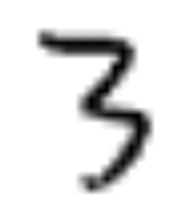
#> input picture learn-decisiontree/3.png, 196 x 197 px
$ jupyter execute decision-tree.ipynb   (shell and % lines are left out)
#> lines starting #> are read from the running program, lines starting #| are printed output that depends on the picture
[cell 1]
import numpy as np
import matplotlib.pyplot as plt
import seaborn as sns; sns.set()

[cell 2]
from sklearn.datasets import make_blobs

X, y = make_blobs(n_samples=100, centers=4,
                  random_state=0, cluster_std=1.0)
plt.scatter(X[:, 0], X[:, 1], c=y, s=50, cmap='rainbow');
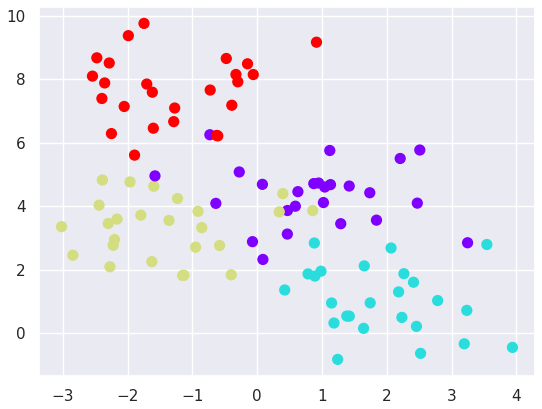
#> figure drawn by matplotlib, 1 panel

[cell 3]
from sklearn.tree import DecisionTreeClassifier

[cell 4]
def visualize_classifier(model, X, y, ax=None, cmap='rainbow'):
    ax = ax or plt.gca()

    # Plot the training points
    ax.scatter(X[:, 0], X[:, 1], c=y, s=30, cmap=cmap,
               clim=(y.min(), y.max()), zorder=3)
    ax.axis('tight')
    ax.axis('off')
    xlim = ax.get_xlim()
    ylim = ax.get_ylim()

    # fit the estimator
    model.fit(X, y)
    xx, yy = np.meshgrid(np.linspace(*xlim, num=200),
                         np.linspace(*ylim, num=200))
    Z = model.predict(np.c_[xx.ravel(), yy.ravel()]).reshape(xx.shape)

    # Create a color plot with the results
    n_classes = len(np.unique(y))
    contours = ax.contourf(xx, yy, Z, alpha=0.3,
                           levels=np.arange(n_classes + 1) - 0.5,
                           cmap=cmap, clim=(y.min(), y.max()),
                           zorder=1)

    ax.set(xlim=xlim, ylim=ylim)

[cell 5]
visualize_classifier(DecisionTreeClassifier(), X, y)
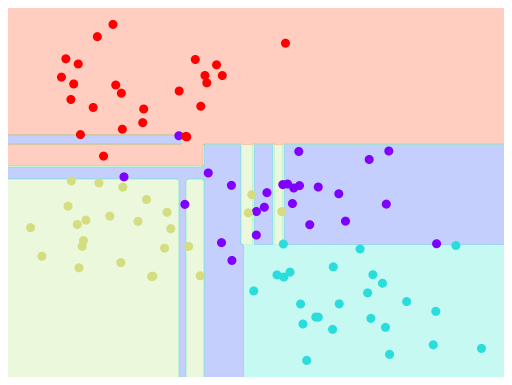
#> figure drawn by matplotlib, 1 panel

[cell 6]
from sklearn.tree import DecisionTreeClassifier
from sklearn.ensemble import BaggingClassifier

tree = DecisionTreeClassifier()
bag = BaggingClassifier(tree, n_estimators=200, max_samples=0.8, random_state=1)

bag.fit(X, y)
visualize_classifier(bag, X, y)
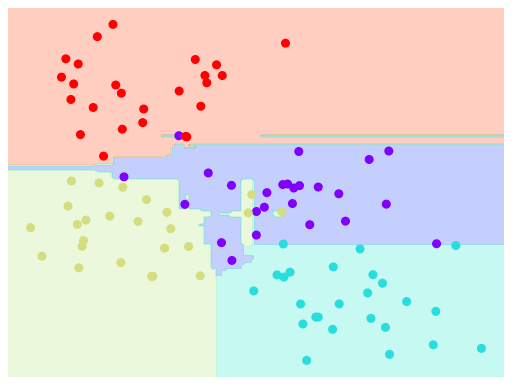
#> figure drawn by matplotlib, 1 panel

[cell 7]
from sklearn.ensemble import RandomForestClassifier

model = RandomForestClassifier(n_estimators=10, random_state=0)
visualize_classifier(model, X, y);
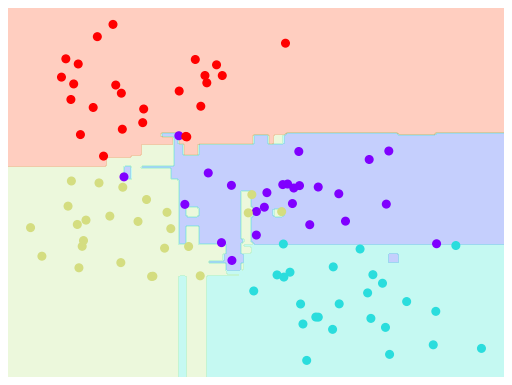
#> figure drawn by matplotlib, 1 panel

[cell 8]
rng = np.random.RandomState(42)
x = 10 * rng.rand(100)
def model(x, sigma=0.3):
    fast_oscillation = np.sin(5 * x)
    slow_oscillation = np.sin(0.5 * x)
    noise = sigma * rng.randn(len(x))

    return slow_oscillation + fast_oscillation + noise

y = model(x)
plt.errorbar(x, y, 0.3, fmt='o');
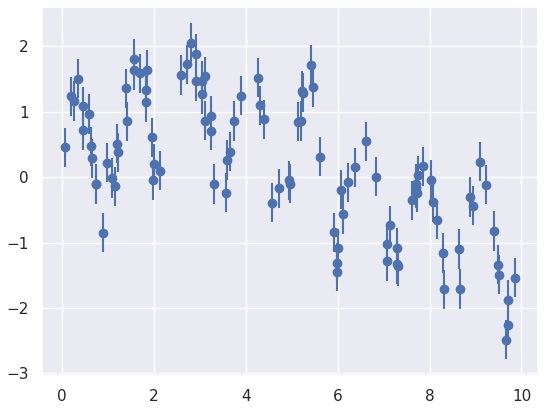
#> figure drawn by matplotlib, 1 panel

[cell 9]
from sklearn.ensemble import RandomForestRegressor
forest = RandomForestRegressor(200)
forest.fit(x[:, None], y)

xfit = np.linspace(0, 10, 1000)
yfit = forest.predict(xfit[:, None])
ytrue = model(xfit, sigma=0)

plt.errorbar(x, y, 0.3, fmt='o', alpha=0.5)
plt.plot(xfit, yfit, '-r');
plt.plot(xfit, ytrue, '-k', alpha=0.5);
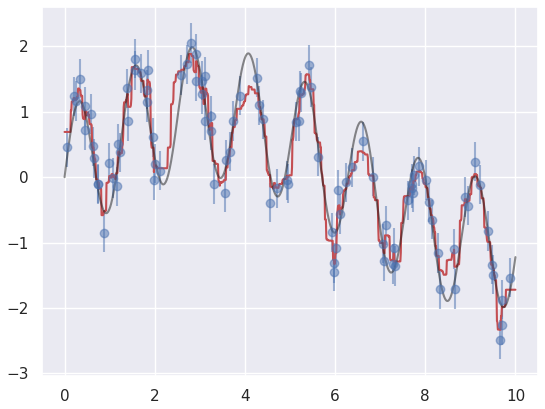
#> figure drawn by matplotlib, 1 panel; curve peaks at x = 2.76, y = 1.88; curve peaks at x = 2.83, y = 1.99

[cell 10]
from sklearn.datasets import load_digits
digits = load_digits()
digits.keys()

[cell 11]
# set up the figure
fig = plt.figure(figsize=(4, 4))  # figure size in inches
fig.subplots_adjust(left=0, right=1, bottom=0, top=1, hspace=0.05, wspace=0.05)

# plot the digits: each image is 5x5 pixels
for i in range(25):
    ax = fig.add_subplot(5, 5, i + 1, xticks=[], yticks=[])
    ax.imshow(digits.images[i], cmap=plt.cm.binary, interpolation='nearest')

    # label the image with the target value
    ax.text(0, 7, str(digits.target[i]))
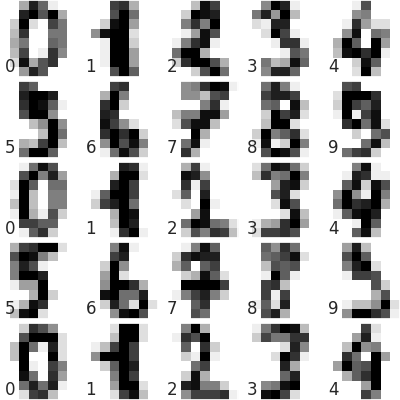
#> figure drawn by matplotlib, 25 panels

[cell 12]
from sklearn.cross_validation import train_test_split

Xtrain, Xtest, ytrain, ytest = train_test_split(digits.data, digits.target,
                                                random_state=0)
model = RandomForestClassifier(n_estimators=1000)
model.fit(Xtrain, ytrain)
ypred = model.predict(Xtest)

[cell 13]
from sklearn import metrics
print(metrics.classification_report(ypred, ytest))

[cell 14]
digits.images[0].shape

[cell 15]
import cv2

# Load hình lên bằng OpenCV
img = cv2.imread('3.png')
#> img is the input picture: shape (197, 196, 3); min 1, max 255, mean 226.4
# Chuyển thành kênh màu xám
gray_img = cv2.cvtColor(img, cv2.COLOR_BGR2GRAY)
# Resize theo input của model
gray_img = cv2.resize(gray_img,(8,8))
print("Hình ảnh load lên:")
cv2.imshow('gray_img', gray_img)
gray_img = cv2.resize(gray_img,(64,1))

result = model.predict(gray_img)
#> result = [1]
print("Kết quả dự đoán: ",result)
#| Kết quả dự đoán:  [1]
